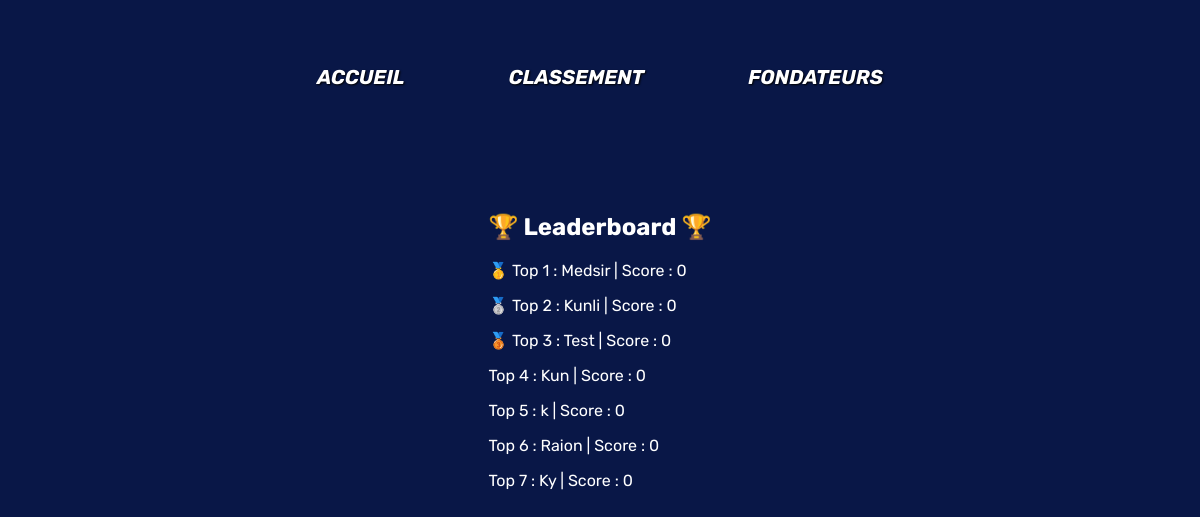
The app's page /leaderboard with its own data.
### tables this page shows
CREATE TABLE users (
    id INTEGER PRIMARY KEY AUTOINCREMENT,
    username TEXT NOT NULL,
    email TEXT NOT NULL,
    password TEXT NOT NULL,
    nb_parties INTEGER,
    nb_victoires_classique INTEGER,
    nb_victoires_tournois INTEGER,
    taux_victoire INTEGER,
    rang TEXT,
    score_total INTEGER,
    niveau INTEGER,
    avatar TEXT

);

CREATE TABLE leaderboard (
    id INT PRIMARY KEY,
    score TEXT NOT NULL,
    FOREIGN KEY (id) REFERENCES users(id)
    
);

### main.py (the view)
@app.route("/leaderboard")
def leaderboard():
    leaderboard_list = get_leaderboard()
    return render_template("./leaderboard.html", leaderboard=leaderboard_list, iter_liste=range(len(leaderboard_list)))

### kfonctions.py (called while the page is built)
def get_leaderboard()->list[tuple]:
    try:
        con = sqlite3.connect("./database/database.db")
        cur = con.cursor()
        sqlreq = f"SELECT score, username FROM leaderboard JOIN users ON users.id = leaderboard.id ORDER BY score DESC"
        res = cur.execute(sqlreq)
        reslist = res.fetchall()
        con.close()
        print("test", reslist)
        if(len(reslist) > 10):
            return reslist[0:9]
        else:
            return reslist
    except Exception as erreur:
        print("Erreur dans get_leaderboard() :", erreur)
        return []

### templates/leaderboard.html (shortened to what this page needs)
<!DOCTYPE html>
<html>
<head>
    <link rel="stylesheet" href="{{url_for('static', filename='leaderboard.css')}}">
</head>
<body class="leaderboard_body">
    <div class="haut_de_page">
        <div class="container_main">
            <div class="header">
                <a class="header_link" href="/">ACCUEIL</a>
                <a class="header_link" href="leaderboard">CLASSEMENT</a>
                <a class="header_link" href="/">FONDATEURS</a>
            </div>
            <div class="leaderboard_container">
                <div class="leaderboard">
                    <h2 class="leaderboard_title"> 🏆 Leaderboard 🏆 </h2>
                    {% for i in iter_liste %}
                        {% if i == 0 : %}
                        <p> 🥇 Top {{i+1}} : {{leaderboard[i][1]}} | Score : {{leaderboard[i][0]}}</p>
                        {% elif i == 1 %}
                        <p> 🥈 Top {{i+1}} : {{leaderboard[i][1]}} | Score : {{leaderboard[i][0]}}</p>
                        {% elif i == 2 %}
                        <p> 🥉 Top {{i+1}} : {{leaderboard[i][1]}} | Score : {{leaderboard[i][0]}}</p>
                        {% else %}
                        <p> Top {{i+1}} : {{leaderboard[i][1]}} | Score : {{leaderboard[i][0]}}</p>
                        {% endif %}
                    {% endfor %}
                </div>
            </div>
            </div>
</body>
</html>

### static/leaderboard.css (style rules this page uses)
body { background-color: rgb(9, 23, 71); }
html { scroll-behavior: smooth; }
.container_main { padding: 65px 80px 160px; background-size: cover; animation-timeline: scroll(); }
.header { font-family: 'Rubik', sans-serif; font-weight:bolder; font-style: italic; display: flex; justify-content: center; font-size: 20px; }
.header_link { color: white; text-decoration: none; margin-inline: 5%; text-shadow: 1px 1px 2px black; }
.leaderboard_container { margin: 10%; display: flex; justify-content: center; }
.leaderboard { color:white; font-family: 'Rubik', sans-serif;; }

### static/styles.css (style rules this page uses)
html { height: 100%; }
body { margin: 0px; height: 100%; }

### records on screen
users: username "Medsir"
leaderboard: score "0"
users: username "Kunli"
leaderboard: score "0"
users: username "Test"
leaderboard: score "0"
users: username "Kun"
leaderboard: score "0"
users: username "k"
leaderboard: score "0"
users: username "Raion"
leaderboard: score "0"
users: username "Ky"
leaderboard: score "0"

### other values on screen
{{ i+1 }} "1"
{{ i+1 }} "2"
{{ i+1 }} "3"
{{ i+1 }} "4" "5" "6" "7"
